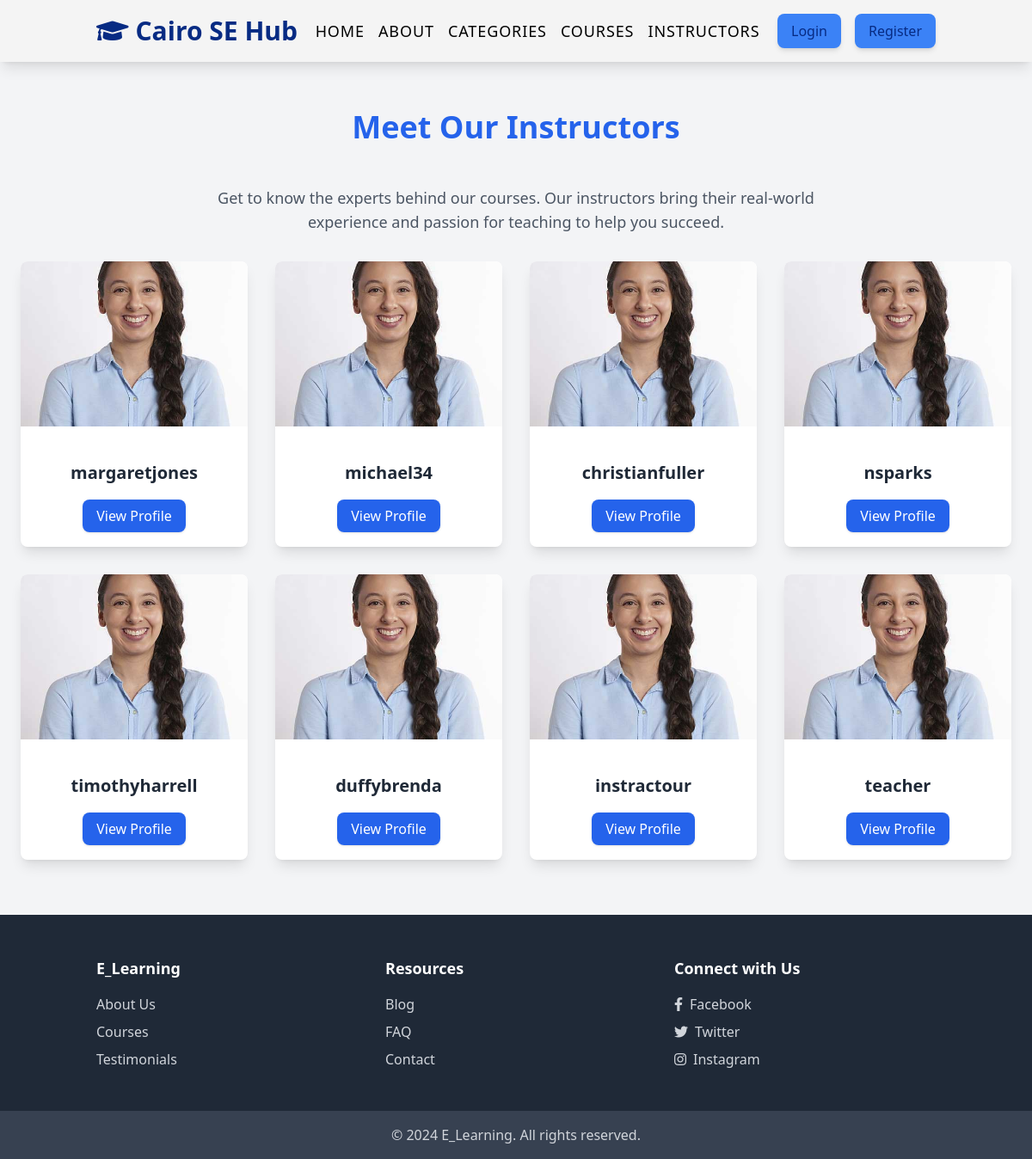
The page /instructors/ on the database its author committed.
### users/models.py (models this page shows, shortened)
class CustomUser(AbstractUser):
    phone = models.CharField(max_length=15, blank=True, null=True)
    address = models.CharField(max_length=255, blank=True, null=True)
    age = models.PositiveIntegerField(null=True, blank=True)
    is_student = models.BooleanField(default=True)
    is_instructor = models.BooleanField(default=False)
    is_active = models.BooleanField(default=True)

### courses/views.py (the view)
# urls.py: path('instructors/', views.instructor_list, name='instructor_list'),
def instructor_list(request):
    instructors = CustomUser.objects.filter(is_instructor=True, is_active=True)
    return render(request, 'courses/instructor_list.html', {'instructors': instructors})

### templates/courses/instructor_list.html (shortened to what this page needs)
{% extends 'base.html' %}
{% load static %}
{% block content %}
<section id="instructors" class="py-16 px-6 bg-gray-100">
    <div class="max-w-7xl mx-auto text-center">
        <h2 class="text-3xl md:text-4xl font-extrabold text-blue-600 mb-12 animate__animated animate__fadeInUp">
            Meet Our Instructors
        </h2>
        <p class="text-lg text-gray-600 mb-8 max-w-3xl mx-auto animate__animated animate__fadeInUp"
            style="animation-delay: 0.1s;">
            Get to know the experts behind our courses. Our instructors bring their real-world experience and passion
            for teaching to help you succeed.
        </p>
        <div class="grid grid-cols-1 sm:grid-cols-2 md:grid-cols-3 lg:grid-cols-4 gap-8">
            {% for instructor in instructors %}
            <div class="bg-white shadow-lg rounded-lg overflow-hidden transform transition-all duration-300 hover:scale-105 hover:shadow-2xl hover:bg-gray-50 animate__animated animate__fadeInUp"
                style="animation-delay: {{ forloop.counter|add:0.1 }}s;">
                <div class="h-48 bg-cover bg-center"
                    style="background-image: url('{% if instructor.profile.profile_picture %}{{ instructor.profile.profile_picture.url }}{% else %}{% static 'images/team-3.jpg' %}{% endif %}')">
                </div>
                <div class="p-6">
                    <h3 class="text-xl font-semibold mt-4 text-gray-800">{{ instructor.username }}</h3>
                    <div class="mt-6">
                        <a href="{% url 'instructor_detail' instructor.id %}"
                            class="bg-blue-600 hover:bg-blue-700 text-white py-2 px-4 rounded-lg shadow transition-all duration-300 transform hover:scale-105">
                            View Profile
                        </a>
                    </div>
                </div>
            </div>
            {% endfor %}
        </div>
    </div>
</section>
{% endblock %}

### static/css/main.css (style rules this page uses)
:root { --primary-color: #2563eb; --second-text-color: #072b83; --btn-bg-color: #ffcd00; --third-color: #000; --fourth-color: #f4f4f4; --fifth-color: #1f2937; --success-color: #28a745; --danger-color: #dc3545; --info-color: #17a2b8; --warning-color: #ffc107; }
html { scroll-behavior: smooth; scroll-padding-top: 56.5px; }

### rows shown on the page
CustomUser: username "margaretjones"
CustomUser: username "michael34"
CustomUser: username "christianfuller"
CustomUser: username "nsparks"
CustomUser: username "timothyharrell"
CustomUser: username "duffybrenda"
CustomUser: username "instractour"
CustomUser: username "teacher"
